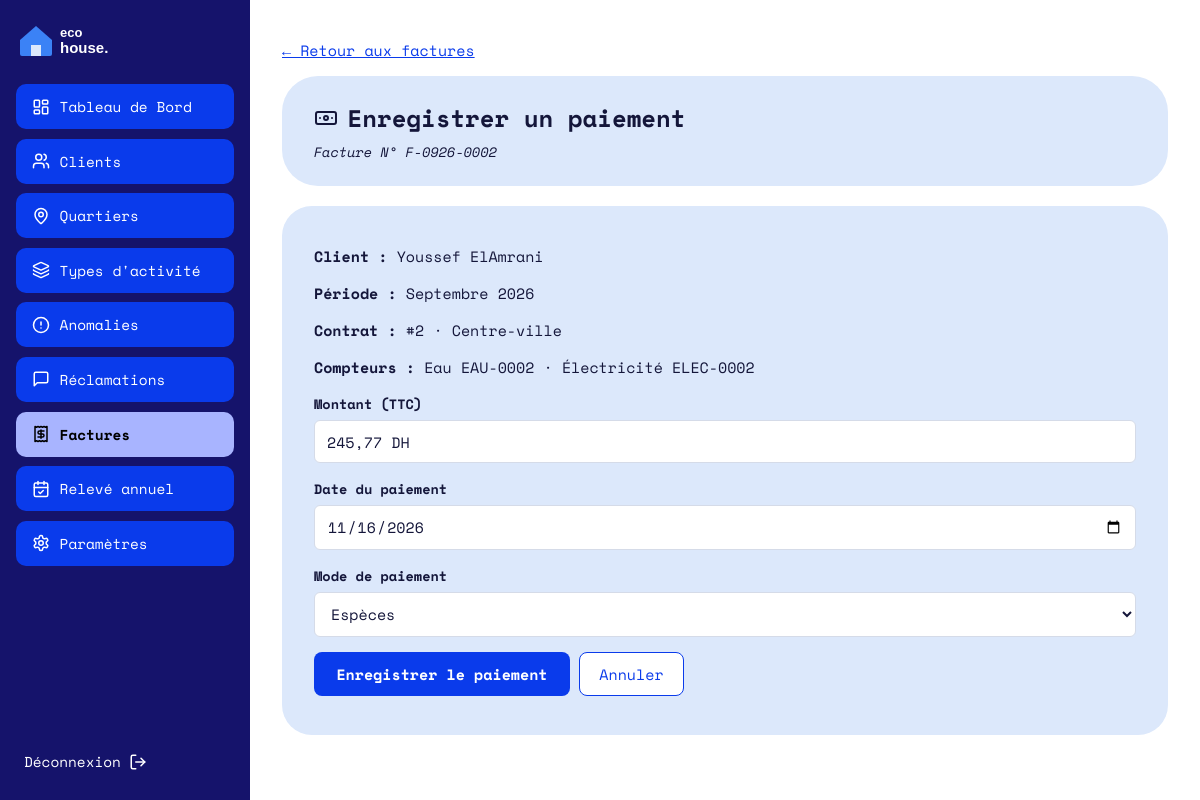
/Paiement/add/2 (signed in), run on the app's committed database.
### tables this page shows
CREATE TABLE `facture` (
  `id` int(11) NOT NULL,
  `numero` varchar(30) NOT NULL,
  `id_client` int(11) NOT NULL,
  `id_consommation` int(11) NOT NULL,
  `date_facture` date NOT NULL,
  `periode` varchar(20) NOT NULL,
  `conso_eau` decimal(10,2) DEFAULT NULL,
  `conso_elec` decimal(10,2) DEFAULT NULL,
  `montant_ht` decimal(10,2) DEFAULT NULL,
  `tva` decimal(10,2) DEFAULT NULL,
  `montant_ttc` decimal(10,2) DEFAULT NULL,
  `statut` enum('impayee','payee') DEFAULT 'impayee'
);

CREATE TABLE `client` (
  `id` int(11) NOT NULL,
  `nom` varchar(100) NOT NULL,
  `prenom` varchar(100) NOT NULL,
  `adresse` varchar(255) DEFAULT NULL,
  `telephone` varchar(20) DEFAULT NULL,
  `email` varchar(150) NOT NULL,
  `mot_de_passe` varchar(255) NOT NULL,
  `date_creation` datetime DEFAULT current_timestamp()
);

CREATE TABLE `consommation` (
  `id` int(11) NOT NULL,
  `id_client` int(11) NOT NULL,
  `mois` tinyint(4) NOT NULL,
  `annee` smallint(6) NOT NULL,
  `index_eau` decimal(10,2) NOT NULL,
  `index_elec` decimal(10,2) NOT NULL,
  `photo_eau` varchar(255) DEFAULT NULL,
  `photo_elec` varchar(255) DEFAULT NULL,
  `date_saisie` datetime DEFAULT current_timestamp(),
  `statut` enum('normale','anomalie','corrigee') DEFAULT 'normale',
  CONSTRAINT `chk_mois` CHECK (`mois` BETWEEN 1 AND 12)
);

CREATE TABLE `contrat` (
  `id` int(11) NOT NULL AUTO_INCREMENT,
  `id_client` int(11) NOT NULL,
  `id_quartier` int(11) NOT NULL,
  `num_compteur_eau` varchar(50) DEFAULT NULL,
  `num_compteur_elec` varchar(50) DEFAULT NULL,
  `index_initial_eau` decimal(10,2) NOT NULL DEFAULT 0.00,
  `index_initial_elec` decimal(10,2) NOT NULL DEFAULT 0.00,
  `date_debut` date NOT NULL DEFAULT curdate(),
  `date_fin` date DEFAULT NULL,
  `statut` enum('actif','resilie') NOT NULL DEFAULT 'actif',
  PRIMARY KEY (`id`),
  UNIQUE KEY `num_compteur_eau` (`num_compteur_eau`),
  UNIQUE KEY `num_compteur_elec` (`num_compteur_elec`),
  KEY `id_client` (`id_client`),
  KEY `id_quartier` (`id_quartier`),
   
  CONSTRAINT `contrat_ibfk_1` FOREIGN KEY (`id_client`) REFERENCES `client` (`id`),
  CONSTRAINT `contrat_ibfk_2` FOREIGN KEY (`id_quartier`) REFERENCES `quartier` (`id`)
);

CREATE TABLE `quartier` (
  `id` int(11) NOT NULL AUTO_INCREMENT,
  `nom` varchar(100) NOT NULL,
  `id_type_activite` int(11) NOT NULL,
  PRIMARY KEY (`id`),
  UNIQUE KEY `nom` (`nom`),
  KEY `id_type_activite` (`id_type_activite`),
  CONSTRAINT `quartier_ibfk_1` FOREIGN KEY (`id_type_activite`) REFERENCES `type_activite` (`id`)
);

### Traitement/Paiement.php (called while the page is built, shortened)
<?php
function paiementAdd(int $id): void
{
    $facture = bdFactureOne($id);
    $modes   = ['especes' => 'Espèces', 'carte' => 'Carte', 'virement' => 'Virement'];
    $date    = date('Y-m-d');
    $mode    = 'especes';
    $erreurs = [];
    afficherVue('paiement/form_add.php', [
        'titre'   => 'Enregistrer un paiement',
        'facture' => $facture,
        'modes'   => $modes,
        'date'    => $date,
        'mode'    => $mode,
        'erreurs' => $erreurs,
    ]);
}

### index.php (called while the page is built, shortened)
<?php
require_once __DIR__ . '/BD/Connexion.php';
require_once __DIR__ . '/Traitement/Auth.php';
$url      = trim((string) ($_GET['url'] ?? ''), '/');
$segments = $url === '' ? ['Auth', 'login'] : explode('/', $url);
$entite = ucfirst(strtolower($segments[0]));
$action = strtolower($segments[1] ?? '');
$param  = $segments[2] ?? null;
$fonction = (PREFIXES[$entite] ?? strtolower($entite)) . ucfirst($action);
$rf   = new ReflectionFunction($fonction);
$args = [];
if ($rf->getNumberOfParameters() >= 1) {
    $type = $rf->getParameters()[0]->getType();
    if ($type instanceof ReflectionNamedType && $type->getName() === 'int') {
        $args[] = (int) $param;
    } elseif ($param !== null) {
        $args[] = preg_match('/^[a-z0-9_-]+$/i', $param) ? $param : '';
    }
} elseif ($param !== null) {
    afficher404();
}
$fonction(...$args);

### BD/Connexion.php (called while the page is built, shortened)
<?php
function getConnexion(): PDO
{
    static $pdo = null;
    $hote = 'localhost';
    $base = 'gestion_factures';
    $user = 'root';
    $mdp  = '';
    try {
        $pdo = new PDO("mysql:host=$hote;dbname=$base;charset=utf8mb4", $user, $mdp, [
            PDO::ATTR_ERRMODE            => PDO::ERRMODE_EXCEPTION,
            PDO::ATTR_DEFAULT_FETCH_MODE => PDO::FETCH_ASSOC,
            PDO::ATTR_EMULATE_PREPARES   => false,
        ]);
    } catch (PDOException $e) {
        http_response_code(500);
        exit('Connexion à la base impossible : MySQL est-il démarré et la base gestion_factures importée ?');
    }
    return $pdo;
}

### BD/Facture.php (called while the page is built, shortened)
<?php
function bdFactureOne(int $id): array
{
    $st = getConnexion()->prepare(
        "SELECT f.*,
                c.nom, c.prenom, c.adresse,
                ct.num_compteur_eau, ct.num_compteur_elec, ct.id AS contrat_numero,
                q.nom AS quartier, t.nom AS type_activite,
                co.mois, co.annee, co.index_eau, co.index_elec, co.photo_eau, co.photo_elec
         FROM facture f
         JOIN client c        ON c.id  = f.id_client
         JOIN consommation co ON co.id = f.id_consommation
         LEFT JOIN contrat ct ON ct.id = f.id_contrat
         LEFT JOIN quartier q ON q.id = ct.id_quartier
         LEFT JOIN type_activite t ON t.id = q.id_type_activite
         WHERE f.id = :id");
    $st->execute([':id' => $id]);
    $row = $st->fetch();
    return $row ?: [];
}

### IHM/paiement/form_add.php (the view, shortened to what this page needs)
<?php
$e        = fn($x) => htmlspecialchars((string) $x, ENT_QUOTES, 'UTF-8');
$moisNoms = ['Janvier','Février','Mars','Avril','Mai','Juin','Juillet','Août','Septembre','Octobre','Novembre','Décembre'];
$dh       = fn($x) => number_format((float) $x, 2, ',', ' ') . ' DH';
$f        = $facture;
?>
<p><a href="<?= BASE_URL ?>Facture/admin">← Retour aux factures</a></p>
<header class="carte carte-titre">
  <div>
    <h1><i data-lucide="banknote"></i> Enregistrer un paiement</h1>
    <p class="sous-titre">Facture N° <?= $e($f['numero']) ?></p>
  </div>
</header>
<section class="carte">
  <p><strong>Client :</strong> <?= $e($f['prenom'] . ' ' . $f['nom']) ?></p>
  <p><strong>Période :</strong> <?= $moisNoms[(int) $f['mois'] - 1] . ' ' . (int) $f['annee'] ?></p>
  <?php if (!empty($f['contrat_numero'])): ?>
    <p><strong>Contrat :</strong> #<?= (int) $f['contrat_numero'] ?> · <?= $e($f['quartier'] ?? '') ?></p>
    <p><strong>Compteurs :</strong> Eau <?= $e($f['num_compteur_eau'] ?: '—') ?> · Électricité <?= $e($f['num_compteur_elec'] ?: '—') ?></p>
  <?php endif; ?>
  <form class="formulaire" method="post" action="<?= BASE_URL ?>Paiement/add/<?= (int) $f['id'] ?>">
    <label for="montant">Montant (TTC)</label>
    <input type="text" id="montant" value="<?= $dh($f['montant_ttc']) ?>" readonly>
    <label for="date_paiement">Date du paiement</label>
    <input type="date" id="date_paiement" name="date_paiement" value="<?= $e($date) ?>" max="<?= date('Y-m-d') ?>" required>
    <label for="mode">Mode de paiement</label>
    <select id="mode" name="mode">
      <?php foreach ($modes as $valeur => $libelle): ?>
        <option value="<?= $valeur ?>" <?= $mode === $valeur ? 'selected' : '' ?>><?= $libelle ?></option>
      <?php endforeach; ?>
    </select>
    <p>
      <button type="submit" class="btn-principal">Enregistrer le paiement</button>
      <a class="btn-secondaire" href="<?= BASE_URL ?>Facture/admin">Annuler</a>
    </p>
  </form>
</section>

### assets/css/style.css (style rules this page uses)
:root { --marine:#15136B; --bleu:#0A3BEB; --bleu-clair:#A8B4FF; --carte:#DCE8FB; --cercle:#5B6CF5; --bordure:#D5DBE8; --filet:#8B93AA; --texte:#14163A; }
* { box-sizing:border-box }
body { margin:0;font-family:"Space Mono",ui-monospace,Consolas,monospace;color:var(--texte);background:#fff;font-size:15px }
h1,h2,h3 { margin:0;font-weight:700 }
a { color:var(--bleu) }
.carte { background:var(--carte);border-radius:30px;padding:1.5rem 2rem;margin-bottom:1.25rem }
.carte-titre { border-radius:36px;display:flex;align-items:center;justify-content:space-between;gap:1rem }
.carte-titre h1 { font-size:1.5rem;display:flex;align-items:center;gap:.6rem }
.sous-titre { margin:.4rem 0 0;font-style:italic;font-size:.85rem }
.btn-principal { display:inline-block;background:var(--bleu);color:#fff;font:inherit;font-weight:700;border:0;border-radius:8px;padding:.7rem 1.4rem;cursor:pointer;text-decoration:none }
.btn-secondaire { display:inline-block;background:#fff;color:var(--bleu);font:inherit;border:1px solid var(--bleu);border-radius:8px;padding:.6rem 1.2rem;cursor:pointer;text-decoration:none }
.formulaire label { display:block;margin:1rem 0 .35rem;font-weight:700;font-size:.85rem }
.champ,.formulaire input:not([type=checkbox]):not([type=radio]):not([type=file]),.formulaire select,.formulaire textarea { width:100%;background:#fff;border:1px solid var(--bordure);border-radius:6px;padding:.6rem .75rem;font:inherit;color:var(--texte) }
.champ::placeholder,.formulaire input::placeholder,.formulaire textarea::placeholder { color:#9aa1b5 }

### data on the page
facture: numero "F-0926-0002", id_client.nom "Youssef ElAmrani", id_consommation.mois "Septembre", id_consommation.annee "2026", id_contrat "2", quartier.nom "Centre-ville", id_contrat.num_compteur_eau "EAU-0002", id_contrat.num_compteur_elec "ELEC-0002", montant_ttc "245,77 DH"

### other printed values
$libelle "Tableau de Bord"
$libelle "Clients"
$libelle "Quartiers"
$libelle "Types d'activité"
$libelle "Anomalies"
$libelle "Réclamations"
$libelle "Factures"
$libelle "Relevé annuel"
$libelle "Paramètres"
form field mode "Espèces"
